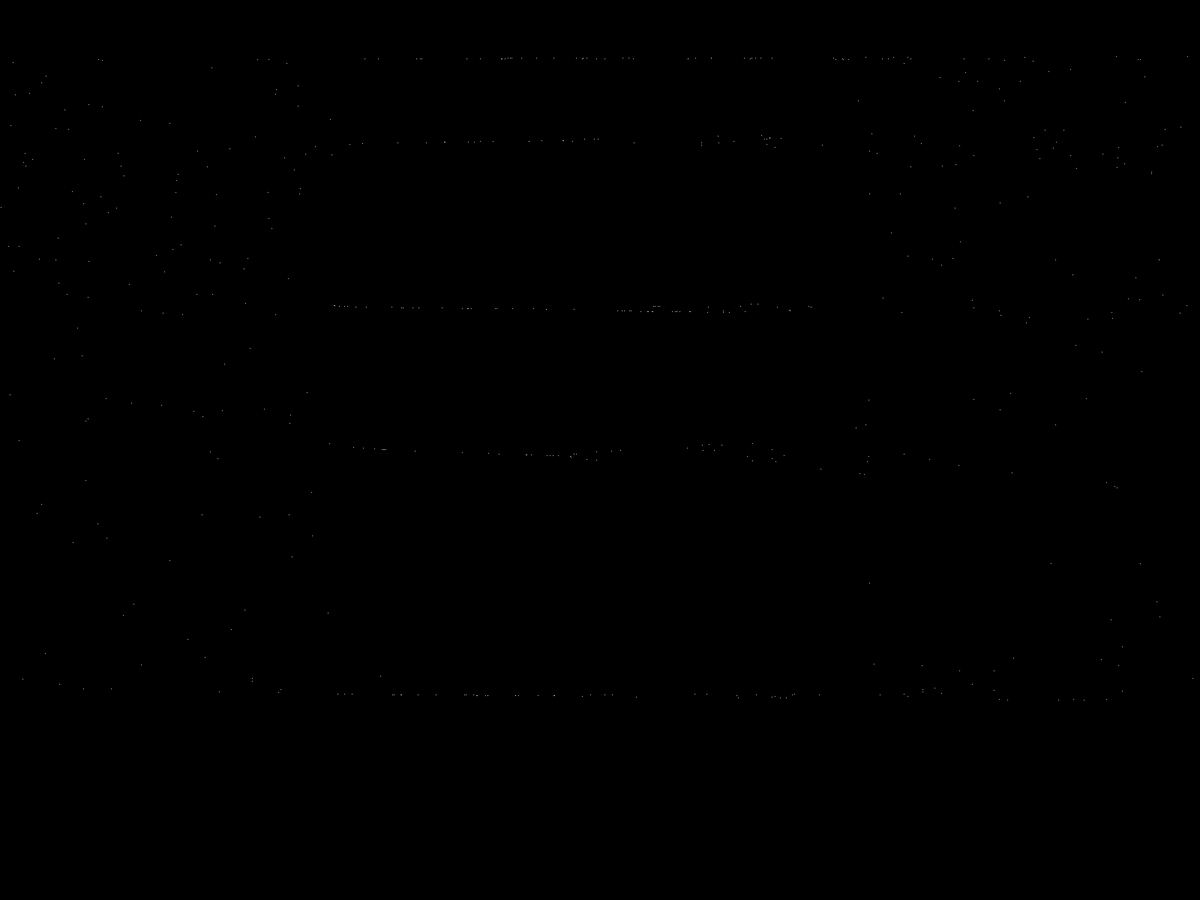
Frame 1 (no input)
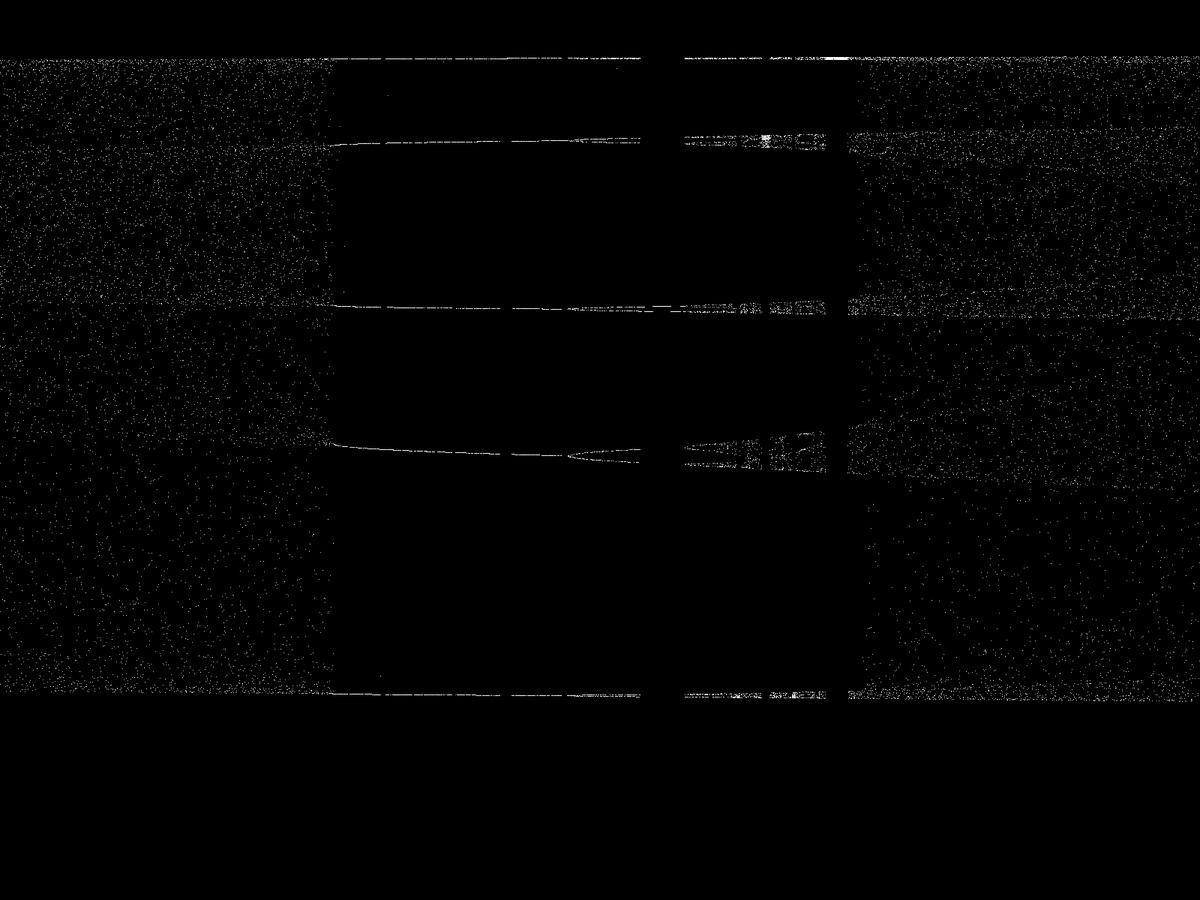
Frame 60 (the mouse pressed at the canvas centre just before this capture)
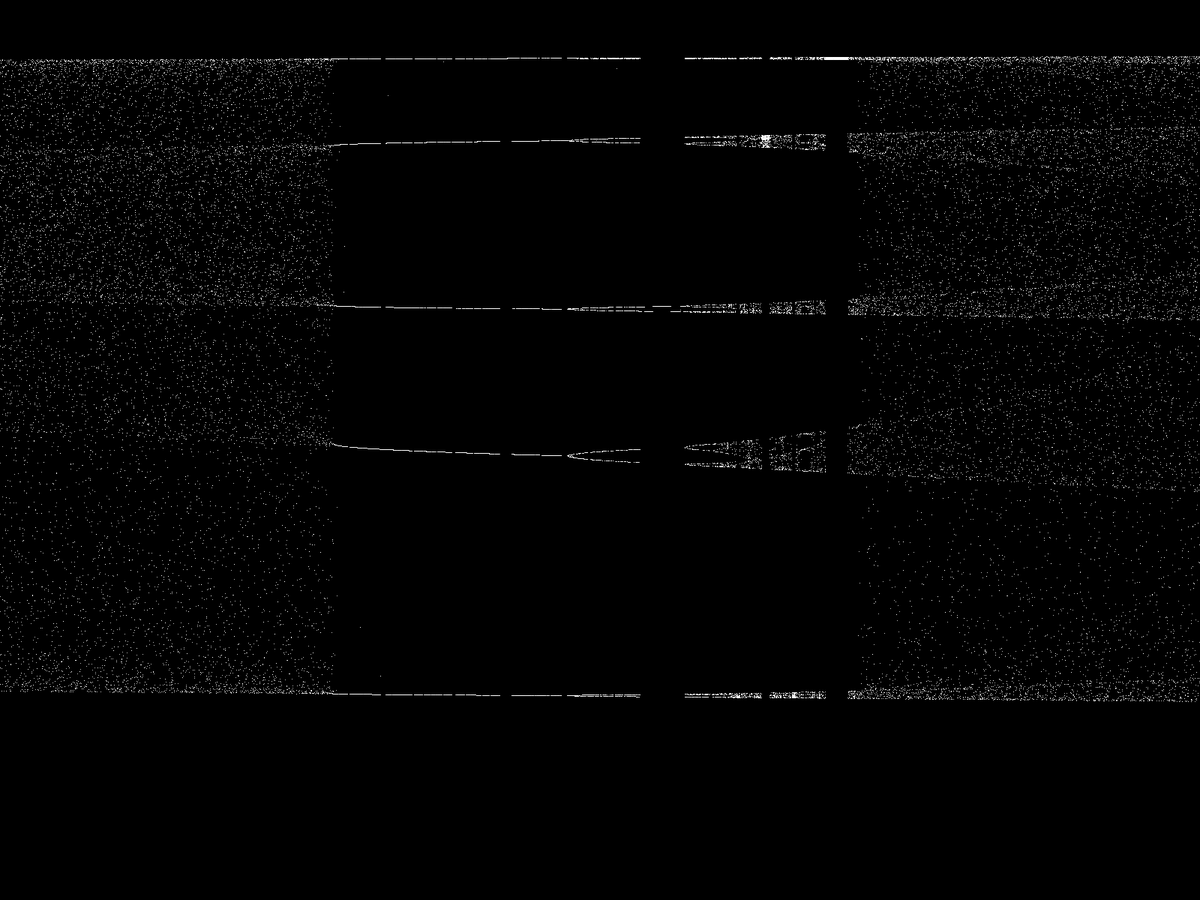
Frame 120 (the mouse held since frame 60 and released just before this capture)

The Processing sketch that drew these frames (run headless with seeded random() and noise(); from frame 60 on, the mouse is pressed at the canvas centre):

// Processing sketch: w_01_logistic_07
// ── w_01_logistic_07.pde
/*

 Да ну её эту регулярную сетку, скучная она.
 
 Если зафиксировать исходное значение X и всерьёз присмотреться к правой части
 диаграммы Фейгенбаума, можно увидеть вполне себе бесконечность, ибо диаграмма
 эта имеет фрактальную природу. Вот к примеру подзумим R в границах
 0.734..3.749 -- что мы увидим? Стеклянные мосты, самоподобные стеклянные
 мосты, хаос и порядок одновременно. Эту историю можно зумить и зумить до
 бесконечности, она неисчерпаема.

 Сейчас у нас два варианта развития дальнейших событий -- вариант и не вариант.
 Первый это продолжить перевод Шпрота, продираясь сквозь теорию и терминологию
 (этим путём проследовать мы ещё успеем, там появится персловутый "эффект
 бабочки", если конечно я не решу скипануть эту попсню, впрочем может я туда
 добавлю кой-чего про погоду из введения и первой главы, что я пропустил чтоб
 не затягивать эту по совести говоря изрядно занудную монографию). А вот второй
 вариант -- это взять логичтическое уравнение, превратить его в функцию и начть
 отрисовывать деревья, стеклянные мосты и бриллиантовые дороги, сначала в
 круговых координатах, а потом и в сферических, варьируя то да сё, что-то
 упрощая, что-то усложняя, чем-то прнебрегая, что-то возводя в абсолют, что-то
 принимая не значимым, что-то существенным, терпеливо постигая весёлую науку
 дорогого бытия. Заплата на заплате цитата на цитате.
 
 */


void setup() {
  //size(1080, 1080);
  fullScreen();
  background(0);
  stroke(255);
  strokeWeight(1);
}


void draw() {
  float R;

  float Rmin=3.734; //
  float Rmax=3.749; //

  for (int j=0; j<500; j++) { // отрисовка точек по 500 штук

    R = random(Rmin, Rmax);
    float x = 0.904508; // значение из Шпрота

    float x_new;
    for (int i=0; i<500; i++) { // итерации до сходимости
      x_new = R * x * (1 - x);
      x = x_new;
    }
    float x_point = map(R, Rmin, Rmax, 0, width);
    float y_point = map(x, 0, 1, height, 0);
    point(x_point, y_point);
  }
}


/* 
 
Вы конечно спросите, откуда эти точки на диаграмме, упрямые точки сходимости,
лежащие в вакууме пустых, запрещённых зон, а я на это ничего не отвечу. Может
быть это дребезг вычислений processing, а может быть это нобелевская премия по
математике. Не знаю. Если разберётесь, пишите мне и получите премию "Академии
АГП" (что это за академия я расскажу как-нибудь позже, если живым доберусь до
Петушков).
 
 */
 
